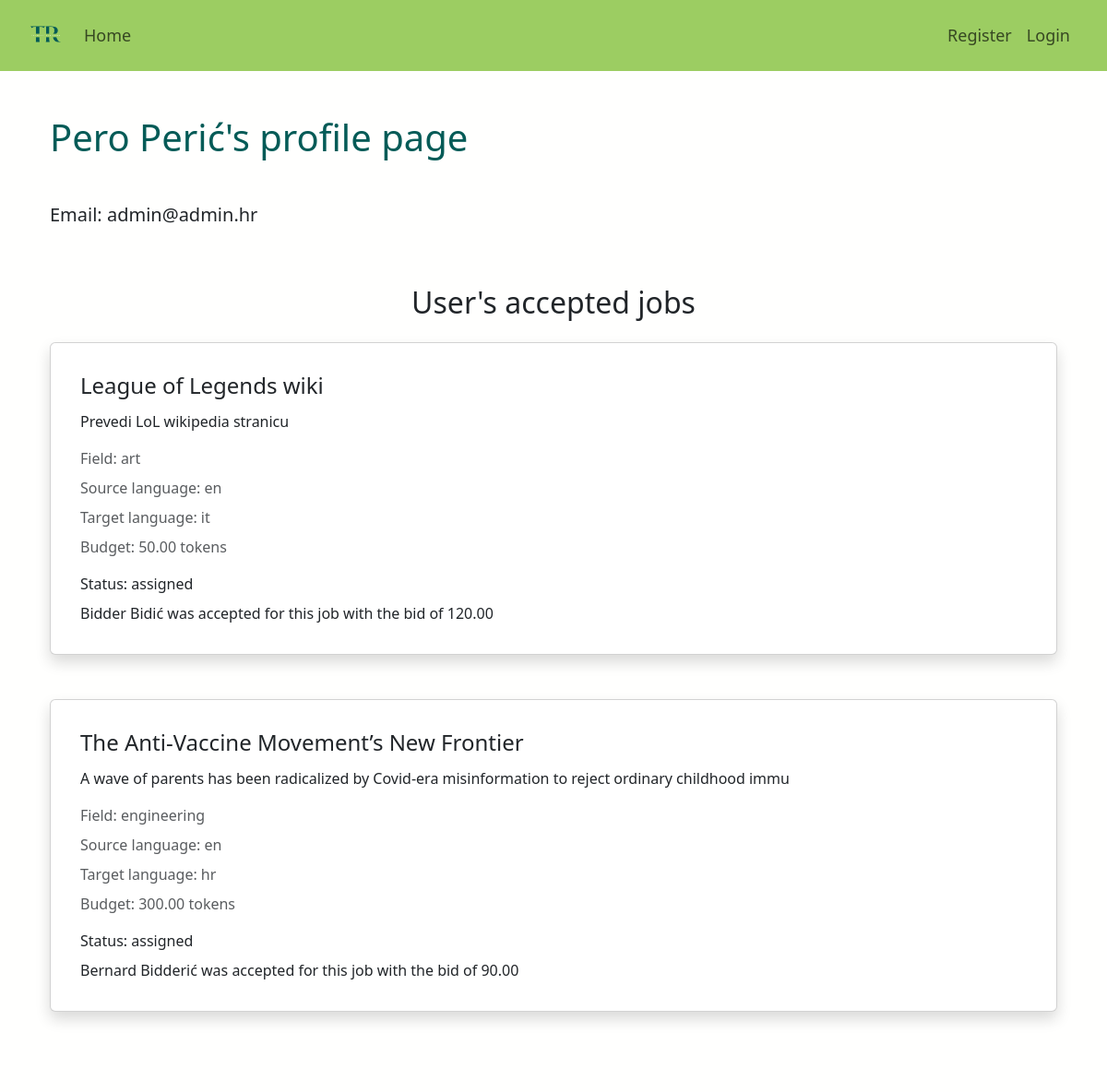
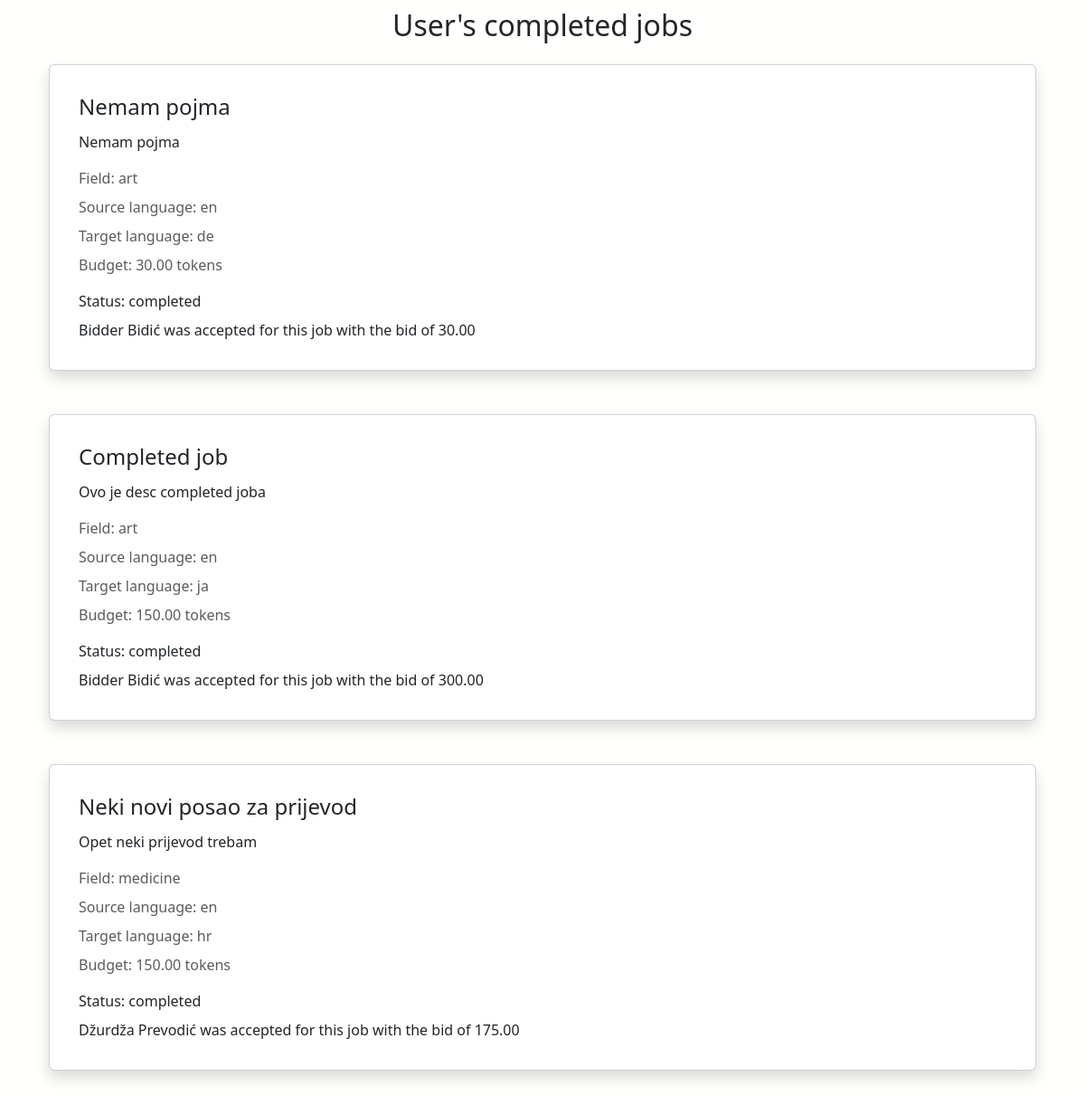
Screenshot of /accounts/profile/1 with the database file from the repository (2 pictures, top to bottom).
### app/models.py (models this page shows, shortened)
class Account(models.Model):
    user = models.OneToOneField(User, on_delete=models.CASCADE)
    name = models.CharField(max_length=100)
    balance = models.DecimalField(max_digits=8, decimal_places=2, default=0)
    translator = models.BooleanField()

class Job(models.Model):
    class Status(models.TextChoices):
        AVAILABLE = 'available', "Available"
        ASSIGNED = 'assigned', "Assigned"
        IN_PROGRESS = 'in_progress', "In Progress"
        COMPLETED = 'completed', "Completed"
    class Field(models.TextChoices):
        ART = 'art', "Art"
        BUS = 'business', "Business"
        COMP = 'computers', "Computers"
        EDU = 'education', "Education"
        ENG = 'engineering', "Engineering"
        FIN = 'finance', "Finance"
        LAW = 'law', "Law"
        LIT = 'literature', "Literature"
        MED = 'medicine', "Medicine"
        SCI = 'science', "Science"
        SOC = 'social_sciences', "Social Sciences"
        TECH = 'technology', "Technology"
    class Language(models.TextChoices):
        ENG = 'en', "English"
        SPA = 'spa', "Spanish"
        FRE = 'fr', "French"
        GER = 'de', "German"
        ITA = 'it', "Italian"
        JPN = 'ja', "Japanese"
        CRO = 'hr', "Croatian"
    user = models.ForeignKey(User, on_delete=models.CASCADE)
    title = models.CharField(max_length=256)
    description = models.CharField(max_length=512)
    source_lang = models.CharField(
            max_length=3,
            choices=Language.choices,
            default=Language.ENG,
    )
    target_lang = models.CharField(
            max_length=3,
            choices=Language.choices,
            default=Language.CRO,
    )
    field = models.CharField(
            max_length=100,
            choices=Field.choices,
            default=Field.ENG,
    )
    budget = models.DecimalField(max_digits=8, decimal_places=2)
    text = models.TextField()
    status = models.CharField(
            max_length=100,
            choices=Status.choices,
            default=Status.AVAILABLE,
    )
    translation = models.TextField(blank=True, null=True)
    def accepted_bid(self):
        return self.bid_set.filter(accepted=True).first()
    def accepted_bidder(self):
        return self.accepted_bid().bidder.account
    @classmethod
    def accepted_jobs_for(cls, user):
        accepted_bids = Bid.objects.filter(job__in=user.job_set.all(), accepted=True)
        accepted_jobs = [ bid.job for bid in accepted_bids if bid.job.status != "completed" ]
        return accepted_jobs

class Bid(models.Model):
    bidder = models.ForeignKey(User, on_delete=models.CASCADE)
    job = models.ForeignKey(Job, on_delete=models.CASCADE)
    price = models.DecimalField(max_digits=8, decimal_places=2)
    accepted = models.BooleanField(default=False)
    completed = models.BooleanField(default=False)

### accounts/views.py (the view)
# urls.py: path('profile/<int:user_id>', views.profile, name="profile"),
def profile(request, user_id):
    user = get_object_or_404(User, pk=user_id)
    accepted_jobs = Job.accepted_jobs_for(user)
    completed_jobs = Job.objects.filter(user=user, status='completed')
    bids = user.bid_set.all()
    won = user.bid_set.filter(accepted=True)
    context = {
        'profile_user': user,
        'accepted_jobs': accepted_jobs,
        'completed_jobs': completed_jobs,
        'bids': bids,
        'won': won,
    }
    return render(request, 'accounts/profile.html', context)

### accounts/templates/accounts/profile.html (shortened to what this page needs)
{% extends 'app/base.html' %}
{% block content %}
<div class="container">
  <div class="row">
    <div class="col-md-12">
      <h1 class="mb-5 mt-5 ">{{ profile_user.account.name }}'s profile page</h1>
      <h5 class="mb-3 mt-3">Email: {{ profile_user.email }}</h5>
    </div>
  </div>
  <div class="row">
    <div class="col-md-12">
      <h2 class="mt-5 mb-4 text-center">User's accepted jobs</h2>
      {% for job in accepted_jobs  %}
        {% include 'includes/job_card.html' with job=job %}
      {% empty %}
        <p class="text-center">No accepted jobs</p>
      {% endfor %}
    </div>
    <div class="col-md-12">
      <h2 class="mt-5 mb-4 text-center">User's completed jobs</h2>
      {% for job in completed_jobs  %}
        {% include 'includes/job_card.html' with job=job %}
      {% empty %}
        <p class="text-center">No completed jobs</p>
      {% endfor %}
    </div>
  </div>
</div>
{% endblock content %}

### app/templates/app/base.html (shortened to what this page needs)
{% load static %}
<html>
  <head>
    <link href="https://cdn.jsdelivr.net/npm/bootstrap@5.3.0-alpha1/dist/css/bootstrap.min.css" rel="stylesheet">
    <link rel="stylesheet" href="{% static 'app/css/app.css' %}">
  </head>
  <body>
    <nav class="navbar navbar-expand-lg">
      <div class="container-fluid  p-2 ms-4 me-4">
          <a class="navbar-brand" href="/"><img class="logo" src="../../static/app/images/logo.png"></a>
          <div class="collapse navbar-collapse" id="navbarText">
            <ul class="navbar-nav me-auto mb-2 mb-lg-0">
              <li class="nav-item active">
                <a class="nav-link" href="/">Home</a>
              </li>
            </ul>
            <ul class="navbar-nav ms-auto mb-2 mb-lg-0">
              {% if user.is_authenticated %}
                <li class="nav-item">
                  <a class="nav-link" href="{% url 'accounts:profile' user.id %}">My profile</a>
                </li>
                <li class="nav-item">
                  <a class="nav-link" href="{% url 'accounts:dashboard' %}">{{ user.account.name }}</a>
                </li>
                {% if user.is_superuser %}
                  <li class="nav-item">
                    <a class="nav-link" href="/admin">Admin dashboard</a>
                  </li>
                {% endif %}
                <li class="nav-item">
                  <a class="nav-link" href="{% url 'logout' %}">Logout</a>
                </li>
              {% else %}
                <li class="nav-item">
                  <a class="nav-link" href="{% url 'accounts:register' %}">Register</a>
                </li>
                <li class="nav-item">
                  <a class="nav-link" href="{% url 'login' %}">Login</a>
                </li>
              {% endif %}
            </ul>
          </div>
      </div>
    </nav>
    <div class="content container">
      <div class="row">
        <div class="col-md-12">
          {% block content %}
          {% endblock %}
        </div>
      </div>
    </div>
  </body>
</html>

### accounts/templates/includes/job_card.html
<div class="card my-4 shadow p-2 mb-5 rounded">
    <div class="card-body m-2">
      <div class="row">
        <h4 class="card-title">{{ job.title }}</h4>
      </div>
      <div class="card-subtitle mb-2 mt-1 ">{{ job.description }}</div>
      <div class="card-text mb-2 mt-3 text-muted">Field: {{ job.field }}</div>
      <div class="card-text mb-2 text-muted">Source language: {{ job.source_lang }}</div>
      <div class="card-text mb-2 text-muted">Target language: {{ job.target_lang }}</div>
      <div class="card-text mb-2 text-muted">Budget: {{ job.budget }} tokens</div>
      <div class="card-text mb-2 mt-3 "> Status: {{ job.status }}</div>
      <div>{{ job.accepted_bidder.name }} was accepted for this job with the
        bid of {{ job.accepted_bid.price }} </div>
    </div>
  </div>

### app/static/app/css/app.css (style rules this page uses)
body { background-color: #fffffe; }
h1 { color: #045B57; }
nav { background-color: #9CCD62; }
.nav-link { font-size: 18px !important; }
.logo { max-height: 35px; }

### rows the page displays
Job: title "League of Legends wiki", description "Prevedi LoL wikipedia stranicu", field "art", source_lang "en", target_lang "it", budget "50.00", status "assigned", accepted_bidder.name "Bidder Bidić", accepted_bid.price "120.00"
Job: title "The Anti-Vaccine Movement’s New Frontier", description "A wave of parents has been radicalized by Covid-era misinformation to reject ordinary childhood immu", field "engineering", source_lang "en", target_lang "hr", budget "300.00", status "assigned", accepted_bidder.name "Bernard Bidderić", accepted_bid.price "90.00"
Job: title "Nemam pojma", description "Nemam pojma", field "art", source_lang "en", target_lang "de", budget "30.00", status "completed", accepted_bidder.name "Bidder Bidić", accepted_bid.price "30.00"
Job: title "Completed job", description "Ovo je desc completed joba", field "art", source_lang "en", target_lang "ja", budget "150.00", status "completed", accepted_bidder.name "Bidder Bidić", accepted_bid.price "300.00"
Job: title "Neki novi posao za prijevod", description "Opet neki prijevod trebam", field "medicine", source_lang "en", target_lang "hr", budget "150.00", status "completed", accepted_bidder.name "Džurdža Prevodić", accepted_bid.price "175.00"

### other values shown
{{ profile_user.account.name }} "Pero Perić"
{{ profile_user.email }} "admin@admin.hr"
